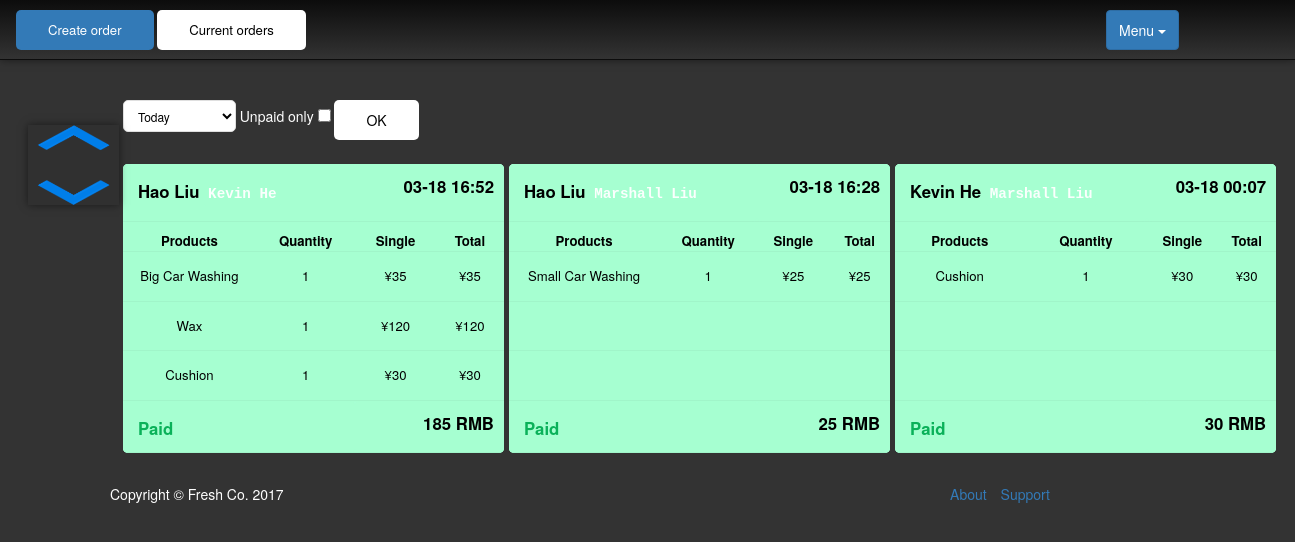
The app's page /admin/index.php with its own data.
### tables this page shows
CREATE TABLE IF NOT EXISTS `orders` (
  `id` int(10) unsigned NOT NULL,
  `cus_id` varchar(6) DEFAULT NULL,
  `emp_id` int(11) DEFAULT NULL,
  `car_id` int(11) NOT NULL,
  `Date` date DEFAULT NULL,
  `Time` time DEFAULT NULL,
  `status` tinyint(4) NOT NULL,
  `rate` int(11) NOT NULL
);

CREATE TABLE IF NOT EXISTS `order_product` (
  `item_id` int(10) unsigned NOT NULL,
  `order_id` int(10) unsigned DEFAULT NULL,
  `product_id` int(10) unsigned DEFAULT NULL,
  `Quantity` int(11) DEFAULT NULL
);

CREATE TABLE IF NOT EXISTS `product_service` (
  `id` int(10) unsigned NOT NULL,
  `product_name` varchar(50) DEFAULT NULL,
  `Price` int(11) DEFAULT NULL,
  `type_id` int(11) DEFAULT NULL
);

### admin/inc/db.php (called while the page is built, shortened)
<?php
 class Mysql{
	function __construct(){
		$this->conn=$this->getConn();
	}
	function getConn(){
        $conn =  mysql_connect('localhost','root','0618') or die("Cannot connect to server".mysql_error());
        return $conn;
    }
	function fetch($result){
        $row = mysql_fetch_array($result);
        return $row;
    }
	function query($sql){
        $res = mysql_query($sql,$this->conn) or die(mysql_error());
		return $res;
	}
}
$mysql = new Mysql();
?>

### admin/orders_block.php (the view, shortened to what this page needs)
<?php
	include 'timecond.php';
	$sql_orders = "SELECT o.id,o.cus_id,CONCAT(c.firstname,' ',c.lastname) AS cusname,emp_id,CONCAT(e.firstname,' ',e.lastname) AS empname,Date,Time,status FROM orders as o LEFT JOIN customer as c ON o.cus_id = c.id LEFT JOIN employee as e ON o.emp_id = e.id $condition ORDER BY Date DESC,time DESC";
	$result = $mysql->query($sql_orders);
	while($row_order = $mysql->fetch($result)) {
		$cusname= empty($row_order['cusname']) ? 'Unknown': $row_order['cusname'];
		$empname= empty($row_order['empname']) ? 'Unknown': $row_order['empname'];
?>
<div class='order_block' id='ob<?php echo $row_order[0];?>'>
	<div class='ob_nav' id='obnav<?php echo $row_order[0];?>'>
		<table id="ob_tbl<?php echo $row_order[0];?>">
			<tr>
		<?php
		$sql_order_price = "select sum(f.price * quantity) as order_price, count(*) as num from order_product inner join product_service as f ON order_product.product_id = f.id where order_id = {$row_order['id']}";
			$res=$mysql->query($sql_order_price);
			$row_item=$mysql->fetch($res);
			$num=$row_item['num'];
			echo "<th colspan='2'>$cusname  <samp><small>$empname</small></samp></th>
					<th class='text-right' colspan='2'>".substr($row_order['Date'],5)." ".substr($row_order['Time'],0,5)."</th>";
			?>
			</tr>
			<tr id='ob_tbl_th'>
				<td>Products</td>
				<td>Quantity</td>
				<td>Single</td>
				<td>Total</td>
			</tr>
		<?php
		$sql_item_detail = "SELECT Item_id,F.order_id,cus.lastname as lname,Cs.product_name as item_name,Cp.product_name,Quantity,Cs.price as Single_Price,(Cs.price*quantity)as Total_Price,F.product_id from order_product as F JOIN orders as O on F.order_id = O.id JOIN product_service as Cs ON F.product_id = Cs.id JOIN product_service as Cp ON Cp.id = Cs.type_id LEFT JOIN customer as cus ON cus.id = O.cus_id WHERE F.order_id= {$row_order['id']}";
			$result_item_detail = $mysql->query($sql_item_detail);
			echo "<form id='formd{$row_order['id']}' method='post' action='index.php?page=create_order'>";
			$showtimes=0;
			while($row_item_detail = $mysql->fetch($result_item_detail)) {
				$showtimes++;
				if ($showtimes<4){
					echo "<tr id='ob_tbl_tb' >
							<td>".$row_item_detail['item_name']." </td>
							<td>".$row_item_detail['Quantity']." </td>
							<td>&#165;".$row_item_detail['Single_Price']." </td>
							<td>&#165;".$row_item_detail['Total_Price']." </td>
						</tr>";
				}
			}
			echo "<input type='hidden' name='od_cus[{$row_order['id']}]' value='{$row_order['cus_id']}'/>
					<input type='hidden' name='od_emp' value='{$row_order['emp_id']}'/>
				</form>";
			for($n=$num;$n<3;$n++){
				echo "<tr id='ob_tbl_tb'><td>&nbsp</td><td>&nbsp</td><td>&nbsp</td><td>&nbsp</td></tr>";
			}
			echo "<tr id='ob_tbl_tb'>
					<th colspan='2' id='paid'><span id='paid$row_order[0]'>Paid</span></th>
					<th class='text-right' colspan='2'>{$row_item['order_price']}&nbspRMB</th>
				</tr>";
		?>
		</table>
	</div>
</div>
<?php
	}
?>

### static/css/kube.css (style rules this page uses)
html { box-sizing: border-box; }
*, *:before, *:after { box-sizing: inherit; }
* { margin: 0; padding: 0; border: 0; outline: 0; font-size: 100%; vertical-align: baseline; background: transparent; }
table { border-collapse: collapse; border-spacing: 0; }
caption, th, td { text-align: left; vertical-align: top; }
html { font-size: 62.5%; }
body { font-family: 'Helvetica Neue', Helvetica, Arial, sans-serif; font-size: 1.5em; line-height: 24px; background: #ffffff; color: #202020; }
p, ul, ol, dl, blockquote, hr, pre, table, fieldset, figure, address, output { margin-bottom: 16px; }
small { font-size: 86%; line-height: 20px; }
pre, code, kbd, samp, var, output { font-size: 90%; font-style: normal; font-family: Menlo, Monaco, Consolas, Courier, monospace; }
mark, code, samp, kbd { padding: .2rem .4rem; display: inline-block; line-height: 1; border-radius: 2px; }
samp { background: #46a9fc; color: rgba(255, 255, 255, 0.95); }
table { max-width: 100%; width: 100%; empty-cells: show; }
table th, table td { font-size: 94%; border-bottom: 1px solid rgba(0, 0, 0, 0.04); padding: 16px; padding-bottom: 15px; }
table th:first-child, table td:first-child { padding-left: 0; }
table th:last-child, table td:last-child { padding-right: 0; }
form { margin-bottom: 24px; }
.text-right { text-align: right; }

### static/css/admin.css (style rules this page uses)
table,input,select,button,.mainblocks { background:#fff; color: black; border-radius:5px; }
table tr td:first-child,table tr th:first-child { padding:15px; }
body { background-color: #333333; }
.order_block { width: 33%; padding-right: 5px; height: 300px; float:left; }
.ob_nav { border-radius:5px; height: 280px; }
.ob_nav table { height: 274px; border-radius:5px; }
.ob_nav table th { background: #f8f8f8; font-size: 1.2em; padding:10px; //white-space:nowrap; border-radius:5px; }
#ob_tbl_th td { font-weight: bold; text-align:center; padding: 10px 10px 0px 10px; }
#ob_tbl_tb td { text-align:center; padding: 15px 0px 15px 0px; }
#ob_tbl_tb th { padding-bottom: 12px; }
#paid span { color: #0ab159; visibility:hidden; }

### records on screen
orders: cusname "Hao Liu", empname "Kevin He", Date "03-18", Time "16:52", order_price "185"
order_product: product_service.product_name "Big Car Washing", Quantity "1", product_service.Price "35", Total_Price "35"
order_product: product_service.product_name "Wax", Quantity "1", product_service.Price "120", Total_Price "120"
order_product: product_service.product_name "Cushion", Quantity "1", product_service.Price "30", Total_Price "30"
orders: cusname "Hao Liu", empname "Marshall Liu", Date "03-18", Time "16:28", order_price "25"
order_product: product_service.product_name "Small Car Washing", Quantity "1", product_service.Price "25", Total_Price "25"
orders: cusname "Kevin He", empname "Marshall Liu", Date "03-18", Time "00:07", order_price "30"
order_product: product_service.product_name "Cushion", Quantity "1", product_service.Price "30", Total_Price "30"
